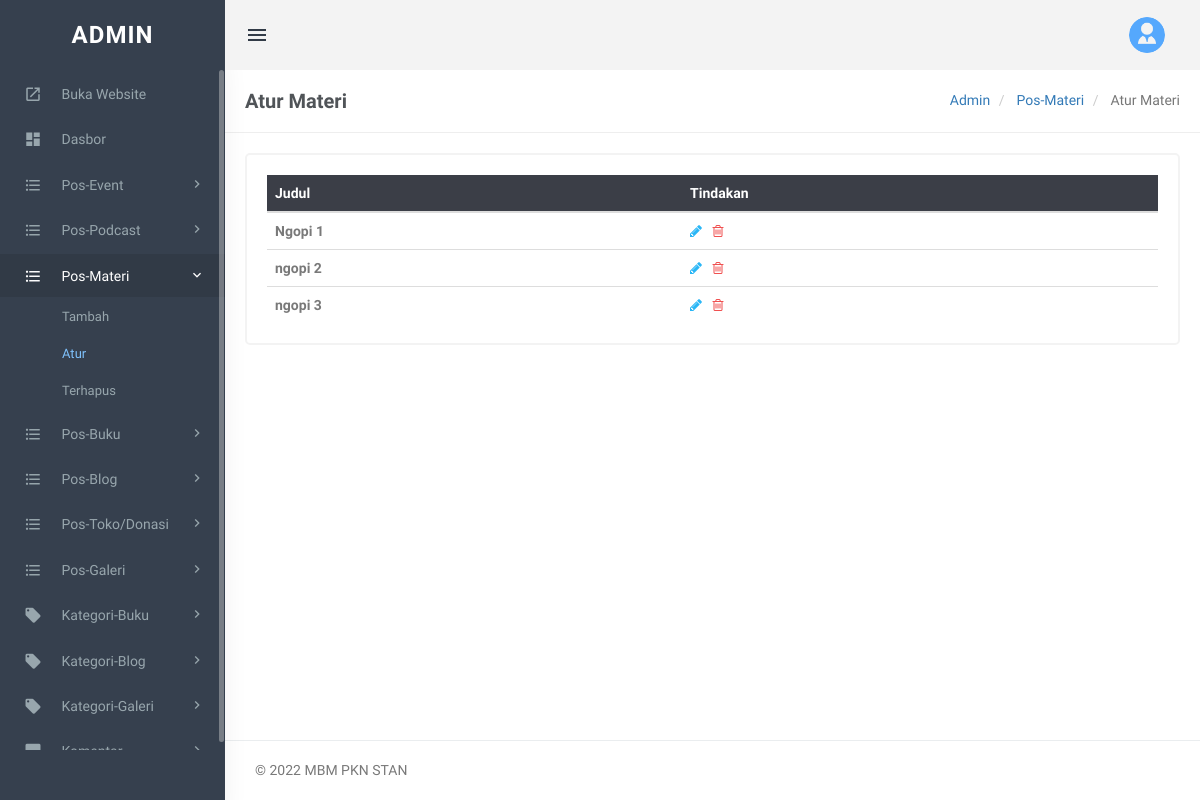
/masuk-admin/manage-posts-materi.php (signed in), run on the app's committed database.
### tables this page shows
CREATE TABLE `tblposts_materi` (
  `id` int(10) NOT NULL,
  `PostTitle` varchar(255) NOT NULL,
  `PostDetails` varchar(255) NOT NULL,
  `PostingDate` varchar(255) NOT NULL,
  `PostUrl` varchar(255) NOT NULL,
  `Is_Active` tinyint(1) NOT NULL DEFAULT '1'
);

### masuk-admin/manage-posts-materi.php (the view, shortened to what this page needs)
<?php
include('includes/config.php');
if(strlen($_SESSION['login'])==0)
  {
header('location:index.php');
}
else{
?>
<!DOCTYPE html>
<html lang="en">
    <head>
		<link rel="stylesheet" href="../plugins/morris/morris.css">
        <link href="../plugins/jvectormap/jquery-jvectormap-2.0.2.css" rel="stylesheet" />
        <link href="assets/css/bootstrap.min.css" rel="stylesheet" type="text/css" />
        <link href="assets/css/core.css" rel="stylesheet" type="text/css" />
        <link href="assets/css/components.css" rel="stylesheet" type="text/css" />
        <link href="assets/css/icons.css" rel="stylesheet" type="text/css" />
        <link href="assets/css/pages.css" rel="stylesheet" type="text/css" />
        <link href="assets/css/menu.css" rel="stylesheet" type="text/css" />
        <link href="assets/css/responsive.css" rel="stylesheet" type="text/css" />
		<link rel="stylesheet" href="../plugins/switchery/switchery.min.css">
    </head>
    <body class="fixed-left">
        <div id="wrapper">
           <?php include('includes/topheader.php');?>
           <?php include('includes/leftsidebar.php');?>
            <div class="content-page">
                <div class="content">
                    <div class="container">
                        <div class="row">
							<div class="col-xs-12">
								<div class="page-title-box">
                                    <h4 class="page-title">Atur Materi</h4>
                                    <ol class="breadcrumb p-0 m-0">
                                        <li>
                                            <a href="#">Admin</a>
                                        </li>
                                        <li>
                                            <a href="#">Pos-Materi</a>
                                        </li>
                                        <li class="active">
                                            Atur Materi
                                        </li>
                                    </ol>
                                    <div class="clearfix"></div>
                                </div>
							</div>
						</div>
                        <div class="row">
                            <div class="col-sm-12">
                                <div class="card-box">
                                    <div class="table-responsive">
<table class="table table-colored table-centered table-inverse m-0">
<thead>
<tr>
<th>Judul</th>
<th>Tindakan</th>
</tr>
</thead>
<tbody>
<?php
$query=mysqli_query($con,"select tblposts_materi.id as postid,tblposts_materi.PostTitle as title from tblposts_materi where tblposts_materi.Is_Active=1 ");
$rowcount=mysqli_num_rows($query);
if($rowcount==0)
{
?>
<tr>
<td colspan="4" align="center"><h3 style="color:red">Tidak ada data</h3></td>
<tr>
<?php
} else {
while($row=mysqli_fetch_array($query))
{
?>
 <tr>
<td><b><?php echo htmlentities($row['title']);?></b></td>
<td> <a href="edit-post-materi.php?pid=<?php echo htmlentities($row['postid']);?>"><i class="fa fa-pencil" style="color: #29b6f6;"></i></a>
    &nbsp;<a href="manage-posts-materi.php?pid=<?php echo htmlentities($row['postid']);?>&&action=del" onclick="return confirm('Anda yakin ingin menghapus?')"> <i class="fa fa-trash-o" style="color: #f05050"></i></a> </td>
 </tr>
<?php } }?>
                                            </tbody>
                                        </table>
                                    </div>
                                </div>
                            </div>
                        </div>
                    </div>
                </div>
       <?php include('includes/footer.php');?>
            </div>
        </div>
    </body>
</html>
<?php } ?>

### masuk-admin/assets/css/core.css (style rules this page uses)
body { font-family: 'Varela Round', sans-serif; margin: 0; padding-bottom: 60px; overflow-x: hidden; color: #797979; }
html { position: relative; min-height: 100%; }
.h1, .h2, .h3, .h4, .h5, .h6, h1, h2, h3, h4, h5, h6 { color: #505458; font-family: 'Hind Madurai', sans-serif; margin: 10px 0; }
* { outline: none !important; }
b, strong { font-weight: 600; font-family: 'Hind Madurai', sans-serif; }
.container { width: auto; }
#wrapper { height: 100%; overflow: hidden; width: 100%; }
.p-0 { padding: 0 !important; }
.m-0 { margin: 0 !important; }
.card-box { padding: 20px; border: 2px solid #f3f3f3; -webkit-border-radius: 5px; border-radius: 5px; -moz-border-radius: 5px; background-clip: padding-box; margin-bottom: 20px; background-color: #ffffff; }
.row { margin-right: -10px; margin-left: -10px; }
.col-lg-1, .col-lg-10, .col-lg-11, .col-lg-12, .col-lg-2, .col-lg-3, .col-lg-4, .col-lg-5, .col-lg-6, .col-lg-7, .col-lg-8, .col-lg-9, .col-md-1, .col-md-10, .col-md-11, .col-md-12, .col-md-2, .col-md-3, .col-md-4, .col-md-5, .col-md-6, .col-md-7, .col-md-8, .col-md-9, .col-sm-1, .col-sm-10, .col-sm-11, .col-sm-12, .col-sm-2, .col-sm-3, .col-sm-4, .col-sm-5, .col-sm-6, .col-sm-7, .col-sm-8, .col-sm-9, .col-xs-1, .col-xs-10, .col-xs-11, .col-xs-12, .col-xs-2, .col-xs-3, .col-xs-4, .col-xs-5, .col-xs-6, .col-xs-7, .col-xs-8, .col-xs-9 { padding-left: 10px; padding-right: 10px; }
.breadcrumb { background-color: transparent; margin-bottom: 15px; padding-top: 10px; padding-left: 0; }

### masuk-admin/assets/css/menu.css (style rules this page uses)
.content-page { margin-left: 225px; overflow: hidden; }
.content-page .content { padding: 0 5px 10px 5px; margin-top: 70px; }
.page-title { font-size: 20px; margin-bottom: 0; margin-top: 0; font-weight: 600; }
.page-title-box { padding: 20px; border-bottom: 1px solid #eee; margin: 0 -20px 20px -20px; }
.page-title-box .page-title { margin-bottom: 0; float: left; }
.page-title-box .breadcrumb { float: right; background-color: transparent !important; }

### data on the page
tblposts_materi: PostTitle "Ngopi 1"
tblposts_materi: PostTitle "ngopi 2"
tblposts_materi: PostTitle "ngopi 3"
